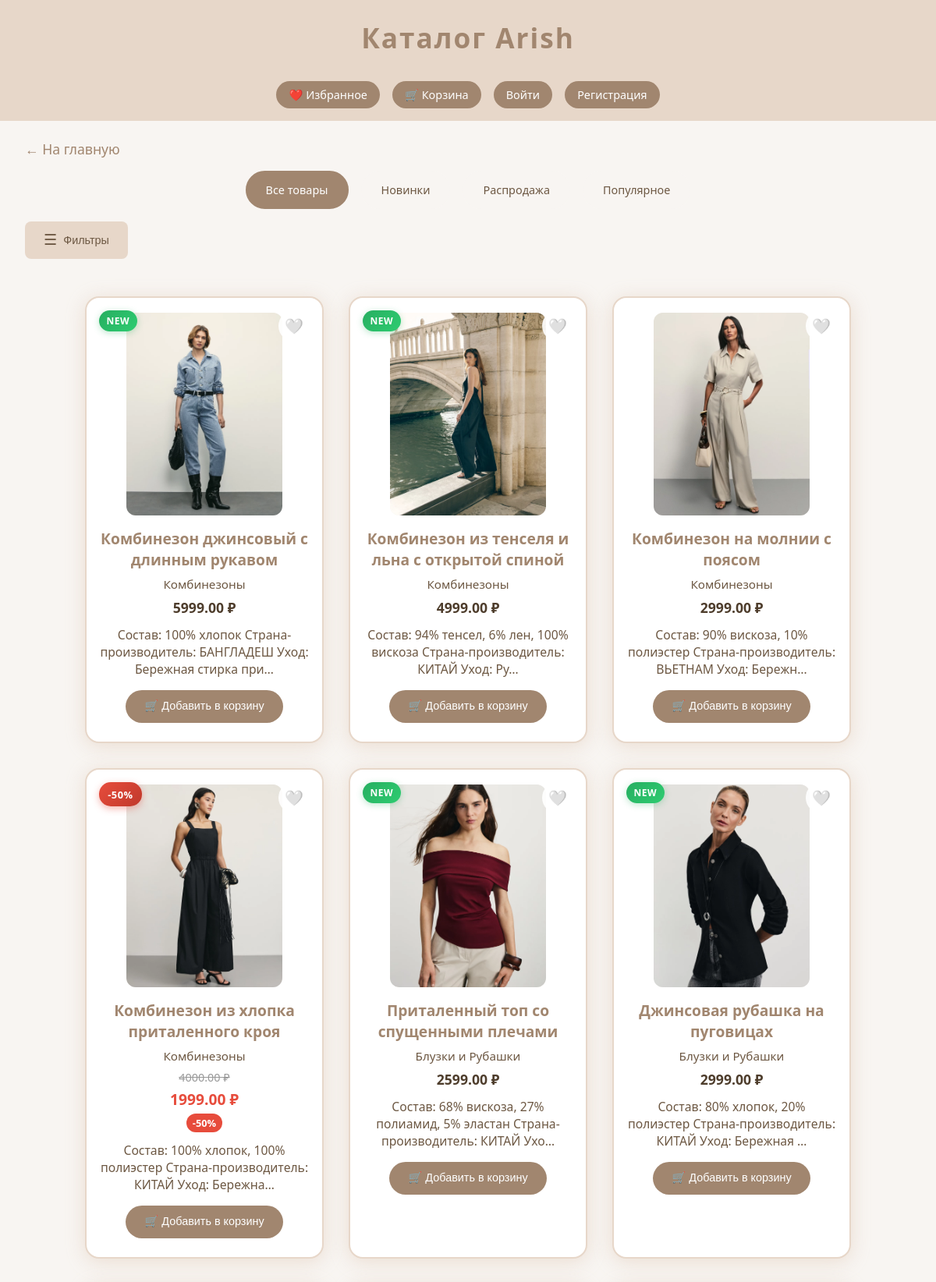
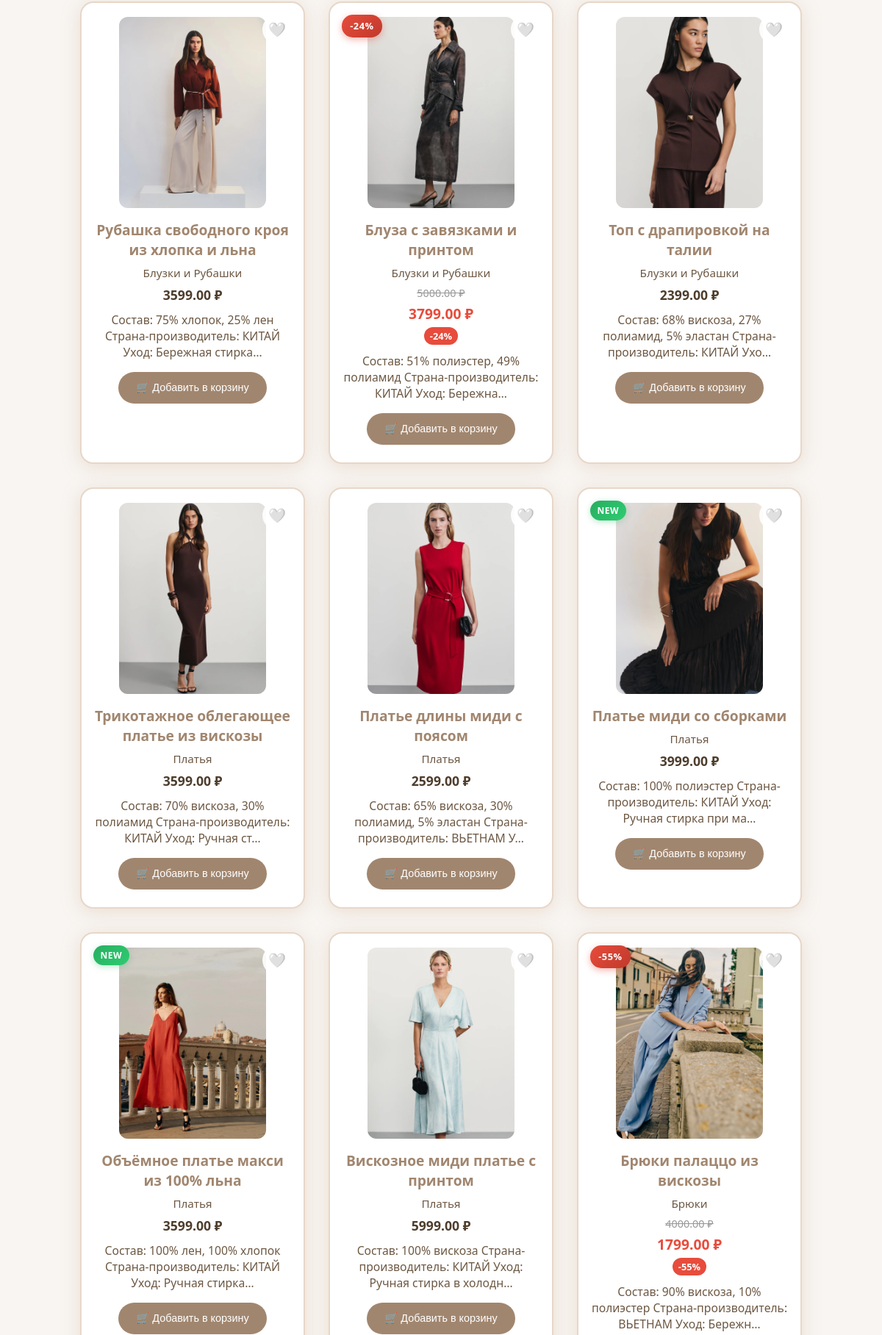
The app's page /shop/ (upper part) with its own data (2 pictures, top to bottom).
### shop/models.py (models this page shows, shortened)
class Product(models.Model):
    name = models.CharField('Название', max_length=120)
    description = models.TextField('Описание', blank=True)
    price = models.DecimalField('Цена', max_digits=8, decimal_places=2)
    old_price = models.DecimalField('Старая цена', max_digits=8, decimal_places=2, null=True, blank=True)
    image = models.ImageField('Изображение', upload_to='products/')
    category = models.CharField('Категория', max_length=60, blank=True)
    is_new = models.BooleanField('Новинка', default=False)
    is_popular = models.BooleanField('Популярное', default=False)
    is_sale = models.BooleanField('Распродажа', default=False)
    created_at = models.DateTimeField('Дата добавления', auto_now_add=True)
    @property
    def discount_percent(self):
        if self.old_price and self.old_price > self.price:
            return int(((self.old_price - self.price) / self.old_price) * 100)
        return 0

### shop/views.py (the view)
# urls.py: path('', views.product_list, name='product_list'),
def product_list(request):
    category = request.GET.get('category', '')
    search = request.GET.get('search', '')
    min_price = request.GET.get('min_price', '')
    max_price = request.GET.get('max_price', '')
    products = Product.objects.all()
    if category:
        products = products.filter(category__icontains=category)
    if search:
        products = products.filter(
            Q(name__icontains=search) |
            Q(description__icontains=search) |
            Q(category__icontains=search)
        )
    if min_price:
        try:
            products = products.filter(price__gte=float(min_price))
        except ValueError:
            pass
    if max_price:
        try:
            products = products.filter(price__lte=float(max_price))
        except ValueError:
            pass
    products = products.order_by('-created_at')
    categories = Product.objects.values_list('category', flat=True).distinct().exclude(category='')
    cart_items = []
    cart_total = 0
    if request.session.session_key:
        cart_items = CartItem.objects.filter(session_key=request.session.session_key)
        cart_total = sum(item.get_total_price() for item in cart_items)
    favorites = []
    if request.user.is_authenticated:
        favorites = Favorite.objects.filter(user=request.user).values_list('product_id', flat=True)
    elif request.session.session_key:
        favorites = Favorite.objects.filter(session_key=request.session.session_key).values_list('product_id', flat=True)
    context = {
        'products': products,
        'categories': categories,
        'cart_items': cart_items,
        'cart_total': cart_total,
        'cart_count': len(cart_items),
        'favorites': favorites,
        'favorites_count': len(favorites),
        'filters': {
            'category': category,
            'search': search,
            'min_price': min_price,
            'max_price': max_price,
        }
    }
    return render(request, 'shop/product_list.html', context)

### shop/templates/shop/product_list.html (shortened to what this page needs)
<!DOCTYPE html>
<html lang="ru">
<head>
</head>
<body>
    <div class="header">
        {% if section_title %}
            {{ section_title }} — Arish
        {% else %}
            Каталог Arish
        {% endif %}
    </div>
    <div class="header-controls">
        <a href="{% url 'favorites' %}" class="header-link">
            ❤️ Избранное
        </a>
        <a href="{% url 'cart' %}" class="header-link">
            🛒 Корзина
        </a>
        <a href="{% url 'login' %}" class="header-link">Войти</a>
        <a href="{% url 'register' %}" class="header-link">Регистрация</a>
    </div>
    <a href="/" class="back-link">← На главную</a>
    <div class="section-nav">
        <a href="{% url 'product_list' %}" class="section-nav-link {% if not section_title %}active{% endif %}">Все товары</a>
        <a href="{% url 'new_products' %}" class="section-nav-link {% if section_title == 'Новинки' %}active{% endif %}">Новинки</a>
        <a href="{% url 'sale_products' %}" class="section-nav-link {% if section_title == 'Распродажа' %}active{% endif %}">Распродажа</a>
        <a href="{% url 'popular_products' %}" class="section-nav-link {% if section_title == 'Популярное' %}active{% endif %}">Популярное</a>
    </div>
    <button class="filters-toggle" onclick="toggleFilters()">
        <span class="hamburger-icon">☰</span>
        <span class="toggle-text">Фильтры</span>
    </button>
    <div class="catalog">
        {% for product in products %}
        <div class="product-card" onclick="openProduct({{ product.id }})">
            {% if product.is_new %}
                <div class="new-badge">New</div>
            {% endif %}
            {% if product.is_sale and product.discount_percent > 0 %}
                <div class="sale-badge">-{{ product.discount_percent }}%</div>
            {% endif %}
            <button class="favorite-btn {% if product.id in favorites %}active{% endif %}"
                    onclick="event.stopPropagation(); toggleFavorite({{ product.id }}, this)">
                {% if product.id in favorites %}❤️{% else %}🤍{% endif %}
            </button>
            {% if product.image %}
                <img src="{{ product.image.url }}" alt="{{ product.name }}" class="product-img">
            {% else %}
                <div class="product-img" style="display:flex;align-items:center;justify-content:center;color:#ccc;">Нет фото</div>
            {% endif %}
            <div class="product-title">{{ product.name }}</div>
            <div class="product-category">{{ product.category }}</div>
            <div class="product-price">
                {% if product.old_price and product.old_price > product.price %}
                    <span class="old-price">{{ product.old_price }} ₽</span>
                    <span class="current-price">{{ product.price }} ₽</span>
                    <span class="discount-badge">-{{ product.discount_percent }}%</span>
                {% else %}
                    {{ product.price }} ₽
                {% endif %}
            </div>
            <div class="product-desc">{{ product.description|truncatechars:80 }}</div>
            <form method="post" action="{% url 'add_to_cart' product.id %}" class="add-to-cart-form" onclick="event.stopPropagation();">
                <button type="submit" class="add-to-cart-btn">🛒 Добавить в корзину</button>
            </form>
        </div>
        {% endfor %}
    </div>
</body>
</html>

### shop/templates/shop/product_list.html (style rules this page uses)
body { margin: 0; font-family: 'Segoe UI', Arial, sans-serif; background: #f8f5f2; color: #4e3d2c; }
.header { background: #e7d7c9; padding: 1.5rem 0 1rem 0; text-align: center; font-size: 2.2rem; font-weight: bold; color: #a1866f; letter-spacing: 2px; position: relative; }
.header-controls { background: #e7d7c9; padding: 1rem 2rem; display: flex; gap: 1rem; align-items: center; justify-content: center; flex-wrap: wrap; }
.header-link { background: #a1866f; color: white; padding: 0.5rem 1rem; border-radius: 25px; text-decoration: none; font-size: 0.9rem; transition: background 0.2s; }
.filters-toggle { background: #e7d7c9; color: #6d5843; border: none; padding: 0.8rem 1.5rem; border-radius: 8px; font-size: 0.9rem; cursor: pointer; transition: all 0.2s; margin: 1rem 2rem; display: flex; align-items: center; gap: 0.5rem; }
.hamburger-icon { font-size: 1.2rem; }
.catalog { display: flex; flex-wrap: wrap; gap: 2rem; justify-content: center; padding: 2rem 1rem 3rem 1rem; }
.product-card { background: #fff; border-radius: 18px; box-shadow: 0 4px 24px #e7d7c9cc; border: 2px solid #e7d7c9; width: 270px; display: flex; flex-direction: column; align-items: center; padding: 1.2rem 1rem 1.5rem 1rem; transition: transform 0.2s, box-shadow 0.2s; position: relative; cursor: pointer; }
.favorite-btn { position: absolute; top: 1rem; right: 1rem; background: rgba(255, 255, 255, 0.9); border: none; border-radius: 50%; width: 40px; height: 40px; cursor: pointer; font-size: 1.2rem; transition: all 0.2s; display: flex; align-items: center; justify-content: center; z-index: 10; }
.favorite-btn:not(.active) { color: #ccc; }
.product-img { width: 200px; height: 260px; object-fit: cover; border-radius: 12px; margin-bottom: 1rem; background: #f8f5f2; }
.product-title { font-size: 1.2rem; font-weight: 600; color: #a1866f; margin-bottom: 0.5rem; text-align: center; }
.product-category { font-size: 0.95rem; color: #6d5843; margin-bottom: 0.5rem; }
.product-price { font-size: 1.1rem; color: #4e3d2c; font-weight: bold; margin-bottom: 0.7rem; display: flex; flex-direction: column; align-items: center; gap: 0.3rem; }
.old-price { font-size: 0.9rem; color: #999; text-decoration: line-through; font-weight: normal; }
.current-price { font-size: 1.2rem; color: #e74c3c; font-weight: bold; }
.discount-badge { background: #e74c3c; color: white; font-size: 0.8rem; padding: 0.2rem 0.5rem; border-radius: 12px; font-weight: bold; }
.new-badge { position: absolute; top: 1rem; left: 1rem; background: linear-gradient(135deg, #27ae60 0%, #2ecc71 100%); color: white; font-size: 0.75rem; font-weight: bold; padding: 0.3rem 0.6rem; border-radius: 15px; text-transform: uppercase; letter-spacing: 0.5px; box-shadow: 0 2px 8px rgba(39, 174, 96, 0.3); z-index: 10; animation: pulse 2s infinite; }
.sale-badge { position: absolute; top: 1rem; left: 1rem; background: linear-gradient(135deg, #e74c3c 0%, #c0392b 100%); color: white; font-size: 0.8rem; font-weight: bold; padding: 0.4rem 0.7rem; border-radius: 15px; text-transform: uppercase; letter-spacing: 0.5px; box-shadow: 0 3px 10px rgba(231, 76, 60, 0.4); z-index: 10; animation: salePulse 1.5s infinite; }
.product-desc { font-size: 0.98rem; color: #6d5843; text-align: center; margin-bottom: 1rem; }
.add-to-cart-btn { background: #a1866f; color: white; border: none; padding: 0.8rem 1.5rem; border-radius: 25px; font-size: 0.9rem; cursor: pointer; transition: all 0.2s; width: 100%; }
.back-link { display: inline-block; margin: 1.5rem 0 0 2rem; color: #a1866f; text-decoration: none; font-size: 1.1rem; transition: color 0.2s; }
.section-nav { display: flex; justify-content: center; gap: 1rem; margin: 1rem 2rem; flex-wrap: wrap; }
.section-nav-link { background: #f8f5f2; color: #6d5843; padding: 0.8rem 1.5rem; border-radius: 25px; text-decoration: none; font-size: 0.9rem; transition: all 0.3s; border: 2px solid transparent; }
.section-nav-link.active { background: #a1866f; color: white; border-color: #a1866f; }

### records on screen
Product: is_new "NEW", image (picture), name "Комбинезон джинсовый с длинным рукавом", category "Комбинезоны", price "5999.00", description "Состав: 100% хлопок Страна-производитель: БАНГЛАДЕШ Уход: Бережная стирка при…"
Product: is_new "NEW", image (picture), name "Комбинезон из тенселя и льна с открытой спиной", category "Комбинезоны", price "4999.00", description "Состав: 94% тенсел, 6% лен, 100% вискоза Страна-производитель: КИТАЙ Уход: Ру…"
Product: image (picture), name "Комбинезон на молнии с поясом", category "Комбинезоны", price "2999.00", description "Состав: 90% вискоза, 10% полиэстер Страна-производитель: ВЬЕТНАМ Уход: Бережн…"
Product: discount_percent "50", image (picture), name "Комбинезон из хлопка приталенного кроя", category "Комбинезоны", old_price "4000.00", price "1999.00", description "Состав: 100% хлопок, 100% полиэстер Страна-производитель: КИТАЙ Уход: Бережна…"
Product: is_new "NEW", image (picture), name "Приталенный топ со спущенными плечами", category "Блузки и Рубашки", price "2599.00", description "Состав: 68% вискоза, 27% полиамид, 5% эластан Страна-производитель: КИТАЙ Ухо…"
Product: is_new "NEW", image (picture), name "Джинсовая рубашка на пуговицах", category "Блузки и Рубашки", price "2999.00", description "Состав: 80% хлопок, 20% полиэстер Страна-производитель: КИТАЙ Уход: Бережная …"
Product: image (picture), name "Рубашка свободного кроя из хлопка и льна", category "Блузки и Рубашки", price "3599.00", description "Состав: 75% хлопок, 25% лен Страна-производитель: КИТАЙ Уход: Бережная стирка…"
Product: discount_percent "24", image (picture), name "Блуза с завязками и принтом", category "Блузки и Рубашки", old_price "5000.00", price "3799.00", description "Состав: 51% полиэстер, 49% полиамид Страна-производитель: КИТАЙ Уход: Бережна…"
Product: image (picture), name "Топ с драпировкой на талии", category "Блузки и Рубашки", price "2399.00", description "Состав: 68% вискоза, 27% полиамид, 5% эластан Страна-производитель: КИТАЙ Ухо…"
Product: image (picture), name "Трикотажное облегающее платье из вискозы", category "Платья", price "3599.00", description "Состав: 70% вискоза, 30% полиамид Страна-производитель: КИТАЙ Уход: Ручная ст…"
Product: image (picture), name "Платье длины миди с поясом", category "Платья", price "2599.00", description "Состав: 65% вискоза, 30% полиамид, 5% эластан Страна-производитель: ВЬЕТНАМ У…"
Product: is_new "NEW", image (picture), name "Платье миди со сборками", category "Платья", price "3999.00", description "Состав: 100% полиэстер Страна-производитель: КИТАЙ Уход: Ручная стирка при ма…"
Product: is_new "NEW", image (picture), name "Объёмное платье макси из 100% льна", category "Платья", price "3599.00", description "Состав: 100% лен, 100% хлопок Страна-производитель: КИТАЙ Уход: Ручная стирка…"
Product: image (picture), name "Вискозное миди платье с принтом", category "Платья", price "5999.00", description "Состав: 100% вискоза Страна-производитель: КИТАЙ Уход: Ручная стирка в холодн…"
Product: discount_percent "55", image (picture), name "Брюки палаццо из вискозы", category "Брюки", old_price "4000.00", price "1799.00", description "Состав: 90% вискоза, 10% полиэстер Страна-производитель: ВЬЕТНАМ Уход: Бережн…"
